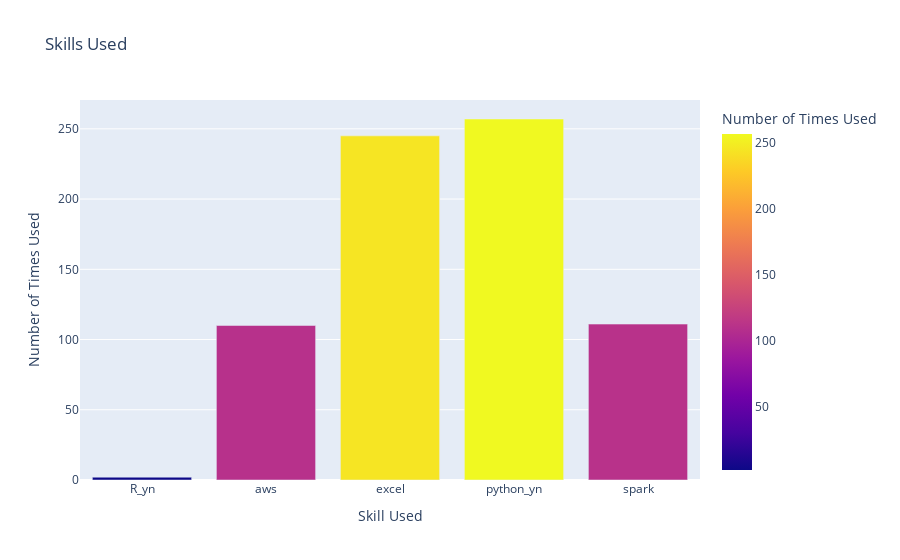

The notebook cell this image was saved under:
### Markdown cell above
Finally, I would like to determine if there are any additional tech skills that might be worth adding to my skillset.

### Code cell
skill_bar = px.bar(
    skill_stats,
    x='skill',
    y='total',
    color='total',
    hover_name='skill',
    labels={'skill': 'Skill Used', 'total': 'Number of Times Used'},
    title='Skills Used'
)
skill_bar.show()

### Figure 1 — Plotly figure (JSON) as saved in the notebook; plotly's stock layout.template omitted (floating-point values rounded to 4 significant figures)
{"data": [{"alignmentgroup": "True", "hovertemplate": "<b>%{hovertext}</b><br><br>Skill Used=%{x}<br>Number of Times Used=%{marker.color}<extra></extra>", "hovertext": ["R_yn", "aws", "excel", "python_yn", "spark"], "legendgroup": "", "marker": {"color": [2, 110, 245, 257, 111], "coloraxis": "coloraxis", "pattern": {"shape": ""}}, "name": "", "offsetgroup": "", "orientation": "v", "showlegend": false, "textposition": "auto", "type": "bar", "x": ["R_yn", "aws", "excel", "python_yn", "spark"], "xaxis": "x", "y": [2, 110, 245, 257, 111], "yaxis": "y"}], "layout": {"barmode": "relative", "coloraxis": {"colorbar": {"title": {"text": "Number of Times Used"}}, "colorscale": [[0, "#0d0887"], [0.1111, "#46039f"], [0.2222, "#7201a8"], [0.3333, "#9c179e"], [0.4444, "#bd3786"], [0.5556, "#d8576b"], [0.6667, "#ed7953"], [0.7778, "#fb9f3a"], [0.8889, "#fdca26"], [1, "#f0f921"]]}, "legend": {"tracegroupgap": 0}, "title": {"text": "Skills Used"}, "xaxis": {"anchor": "y", "domain": [0, 1], "title": {"text": "Skill Used"}}, "yaxis": {"anchor": "x", "domain": [0, 1], "title": {"text": "Number of Times Used"}}}}
